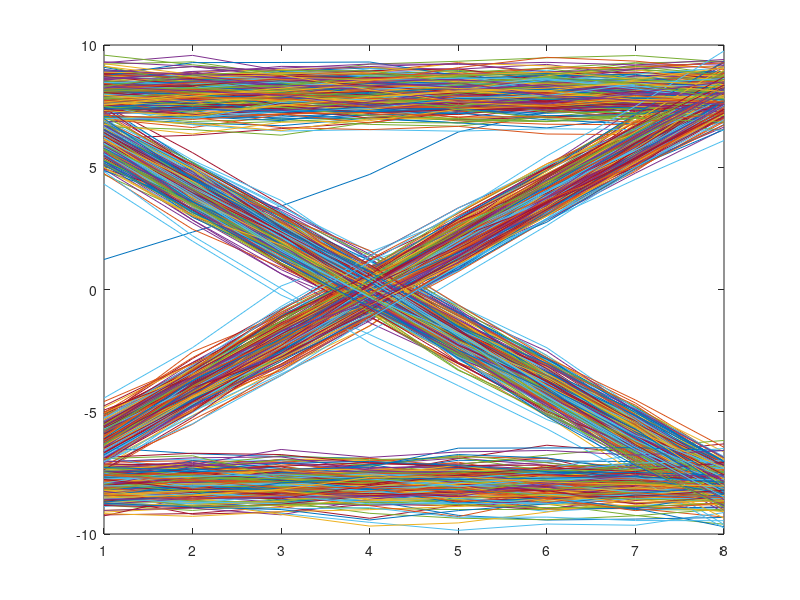
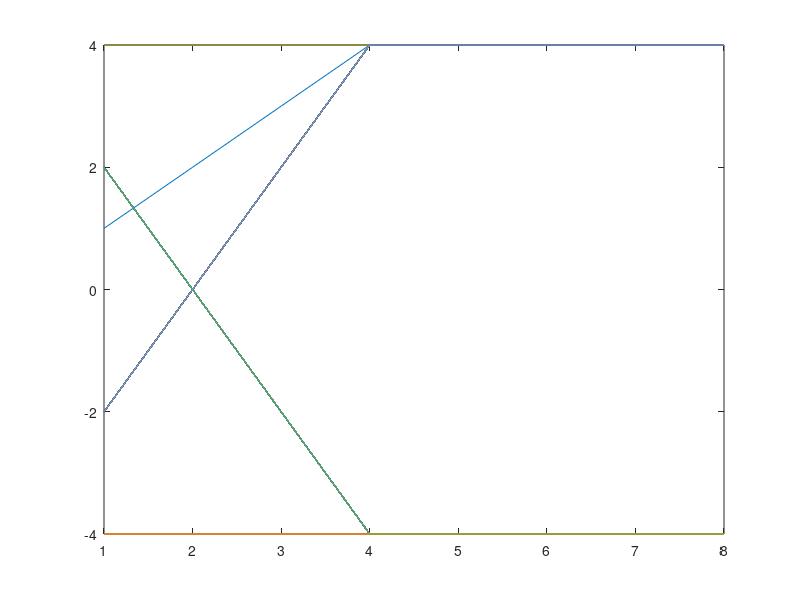
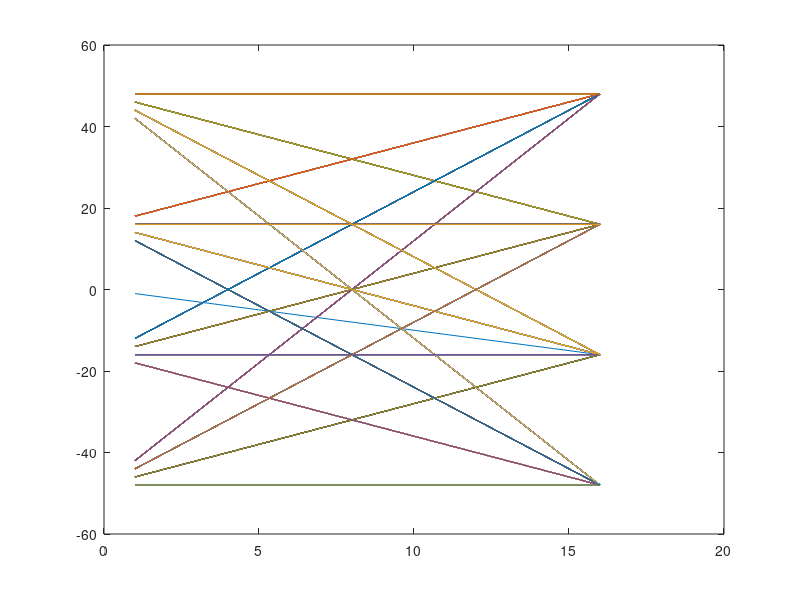
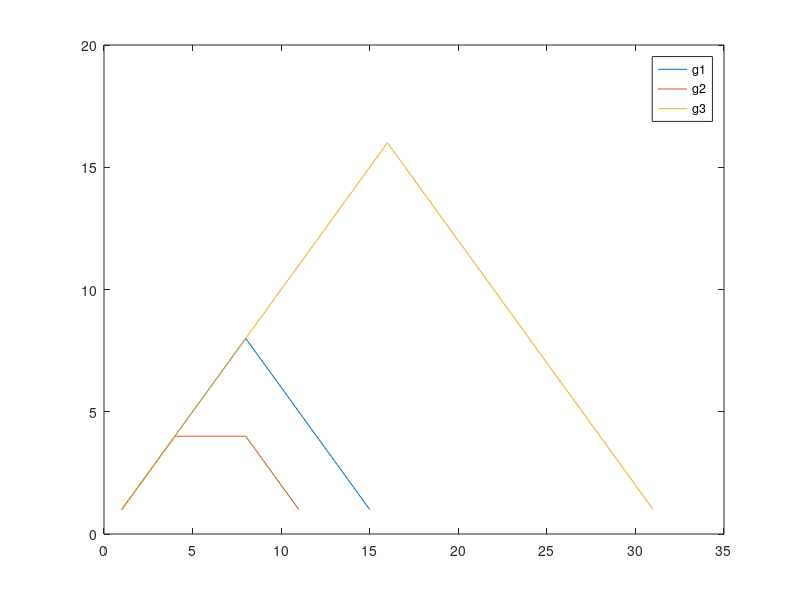

Write the MATLAB code that produced these figures, in order.
close all

% données constantes:
Fe = 24000;  % fréquence d'échantillonnage
Te = 1/Fe;   % période d'échantillonnage
Rb = 3000;   % débit binaire
Tb = 1/3000; % période binaire 

%Répartition des bits
N = 1000;    % nombre de bits
bits = randi([0 1],1,N); % message binaire

% Données Chaine 1:
M1 = 2;           % ordre de modulation
L1 = log2(M1);     % nombre de bits par symbole
Ts1 = L1 * Tb;     % période du symbole
Rs1 = 1/Ts1;       % débit du symbole
Ns1 = Ts1/Te;      % nb bits par symbole
long1 = N * Ns1/L1; % longuer du signal
T1 = long1 * Te;   % duréé du signal

%mapping binaire
Mapping1 = 2*bits - 1;
diracs1 = kron(Mapping1,[1 zeros(1,Ns1 -1)]);

%filtrage de mise en forme:
h1 = ones(1,Ns1); % réponse inpulsionelle 
x1 = filter(h1,1,diracs1);

%bruit
EbN0 = 100;
Px1 = mean(abs(x1).^2);
sigma12 = (Px1*Ns1) / (2*log2(M1)*EbN0);
sigma1 = sqrt(sigma12);
bruit1 = sigma1 * randn(1,length(x1));

x1 = x1 + bruit1;
hr1 = h1;
y1 = filter(hr1,1,x1);

g1 = conv(h1,hr1);



figure("Name","oeil 1");
plot(reshape(y1,Ns1,length(y1)/Ns1));

% chaine 2
diracs2 = diracs1;
h2 = h1;
hr2 = ones(1,Ns1/2);
g2 = conv(h2,hr2);
x2 = filter(g2,1,diracs2);
figure("Name","oeil 3");
plot(reshape(x2,Ns1,length(x2)/Ns1));

%chaine 3;
M3 = 4;             % ordre de modulation
L3 = log2(M3);      % nombre de bits par symbole
Ts3 = L3 * Tb;      % période du symbole
Rs3 = 1/Ts3;        % débit du symbole
Ns3 = Ts3/Te;       % nb bits par symbole
long3 = N * Ns3/L3; % longuer du signal
T3 = long3 * Te;    % duréé du signal

%mapping binaire
Mapping3 = reshape(bits,2,N/2);
Mapping3 = bi2de(Mapping3');
Mapping3 = Mapping3' * 2 - 3;

diracs3 = kron(Mapping3,[1 zeros(1,Ns3 -1)]);
h3 = ones(1, Ns3);
hr3 = h3;
g3 =conv(h3, hr3);
x3 = filter(g3,1,diracs3);
figure("Name","oeil 3");
plot(reshape(x3,Ns3,length(x3)/Ns3));

figure("Name", "filtres globaux")
plot(g1)
hold on
plot(g2)
hold on
plot(g3)
legend("g1", "g2", "g3")














